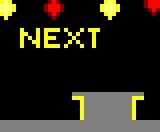

This game map was drawn from its Tiled (.tmx) file and the tilesets committed beside it. A one-line description and the full map source follow:
An orthogonal 40x33 tile map with 4x4 px tiles, 1 tile layer (Capa de Patrones 1).

<map version="1.0" orientation="orthogonal" renderorder="right-down" width="40" height="33" tilewidth="4" tileheight="4" nextobjectid="1">
 <tileset firstgid="1" name="CPCpaleta" tilewidth="4" tileheight="4" tilecount="27" columns="9">
  <image source="CPCpaleta.png" width="36" height="12" />
 </tileset>
 <layer name="Capa de Patrones 1" width="40" height="33">
  <data encoding="csv">
25,26,25,1,1,1,1,1,1,1,1,1,4,7,4,1,1,1,1,1,1,1,1,1,1,1,25,26,25,1,1,1,1,1,1,1,4,7,7,7,
26,26,26,25,1,1,1,1,1,1,1,4,7,7,7,4,1,1,1,1,1,1,1,1,1,25,26,26,26,25,1,1,1,1,1,1,4,7,7,7,
26,26,26,25,1,1,1,1,1,1,1,4,7,7,7,4,1,1,1,1,1,1,1,1,1,25,26,26,26,25,1,1,1,1,1,1,1,4,7,4,
25,26,25,1,1,1,1,1,1,1,1,1,4,7,4,1,1,1,1,1,1,1,1,1,1,1,25,26,25,1,1,1,1,1,1,1,1,1,4,1,
1,25,1,1,1,1,1,1,1,1,1,1,1,4,1,1,1,1,1,1,1,1,1,1,1,1,1,25,1,1,1,1,1,1,1,1,1,1,1,1,
1,1,1,1,1,1,1,1,1,1,1,1,1,1,1,1,1,1,1,1,1,1,1,1,1,1,1,1,1,1,1,1,1,1,1,1,1,1,1,1,
1,1,1,1,1,1,1,1,1,1,1,1,1,1,1,1,1,1,1,1,1,1,1,1,1,1,1,1,1,1,1,1,1,1,1,1,1,1,1,1,
1,1,1,1,1,25,1,1,1,25,1,25,25,25,25,1,25,1,1,1,25,1,25,25,25,1,1,1,1,1,1,1,1,1,1,1,1,1,1,1,
1,1,1,1,1,25,25,1,1,25,1,25,1,1,1,1,1,25,1,25,1,1,1,25,1,1,1,1,1,1,1,1,1,1,1,1,1,1,1,1,
1,1,1,1,1,25,1,25,1,25,1,25,25,25,1,1,1,1,25,1,1,1,1,25,1,1,1,1,1,1,1,1,1,1,1,1,1,1,1,1,
1,1,1,1,1,25,1,1,25,25,1,25,1,1,1,1,1,25,1,25,1,1,1,25,1,1,1,1,1,1,1,1,1,1,1,1,1,1,1,1,
1,1,1,1,1,25,1,1,1,25,1,25,25,25,25,1,25,1,1,1,25,1,1,25,1,1,1,1,1,1,1,1,1,1,1,1,1,1,1,1,
1,1,1,1,1,1,1,1,1,1,1,1,1,1,1,1,1,1,1,1,1,1,1,1,1,1,1,1,1,1,1,1,1,1,1,1,1,1,1,1,
1,1,1,1,1,1,1,1,1,1,1,1,1,1,1,1,1,1,1,1,1,1,1,1,1,1,1,1,1,1,1,1,1,1,1,1,1,1,1,1,
1,1,1,1,1,1,1,1,1,1,1,1,1,1,1,1,1,1,1,1,1,1,1,1,1,1,1,1,1,1,1,1,1,1,1,1,1,1,1,1,
1,1,1,1,1,1,1,1,1,1,1,1,1,1,1,1,1,1,1,1,1,1,1,1,1,1,1,1,1,1,1,1,1,1,1,1,1,1,1,1,
1,1,1,1,1,1,1,1,1,1,1,1,1,1,1,1,1,1,1,1,1,1,1,1,1,1,1,1,1,1,1,1,1,1,1,1,1,1,1,1,
1,1,1,1,1,1,1,1,1,1,1,1,1,1,1,1,1,1,1,1,1,1,1,1,1,1,1,1,1,1,1,1,1,1,1,1,1,1,1,1,
1,1,1,1,1,1,1,1,1,1,1,1,1,1,1,1,1,1,1,1,1,1,1,1,1,1,1,1,1,1,1,1,1,1,1,1,1,1,1,1,
1,1,1,1,1,1,1,1,1,1,1,1,1,1,1,1,1,1,1,1,1,1,1,1,1,1,1,1,1,1,1,1,1,1,1,1,1,1,1,1,
1,1,1,1,1,1,1,1,1,1,1,1,1,1,1,1,1,1,1,1,1,1,1,1,1,1,1,1,1,1,1,1,1,1,1,1,1,1,1,1,
1,1,1,1,1,1,1,1,1,1,1,1,1,1,1,1,1,1,1,1,1,1,1,1,1,1,1,1,1,1,1,1,1,1,1,1,1,1,1,1,
1,1,1,1,1,1,1,1,1,1,1,1,1,1,1,1,1,1,1,1,1,1,1,1,1,1,1,1,1,1,1,1,1,1,1,1,1,1,1,1,
1,1,1,1,1,1,1,1,1,1,1,1,1,1,1,1,1,1,14,14,14,14,14,14,14,14,14,14,14,14,14,14,14,14,14,14,1,1,1,1,
1,1,1,1,1,1,1,1,1,1,1,1,1,1,1,1,1,1,25,25,25,14,14,14,14,14,14,14,14,14,14,14,14,25,25,25,1,1,1,1,
1,1,1,1,1,1,1,1,1,1,1,1,1,1,1,1,1,1,1,1,25,14,14,14,14,14,14,14,14,14,14,14,14,25,1,1,1,1,1,1,
1,1,1,1,1,1,1,1,1,1,1,1,1,1,1,1,1,1,1,1,25,14,14,14,14,14,14,14,14,14,14,14,14,25,1,1,1,1,1,1,
1,1,1,1,1,1,1,1,1,1,1,1,1,1,1,1,1,1,1,1,25,14,14,14,14,14,14,14,14,14,14,14,14,25,1,1,1,1,1,1,
1,1,1,1,1,1,1,1,1,1,1,1,1,1,1,1,1,1,1,1,25,14,14,14,14,14,14,14,14,14,14,14,14,25,1,1,1,1,1,1,
1,1,1,1,1,1,1,1,1,1,1,1,1,1,1,1,1,1,1,1,25,14,14,14,14,14,14,14,14,14,14,14,14,25,1,1,1,1,1,1,
14,14,14,14,14,14,14,14,14,14,14,14,14,14,14,14,14,14,14,14,14,14,14,14,14,14,14,14,14,14,14,14,14,14,14,14,14,14,14,14,
14,14,14,14,14,14,14,14,14,14,14,14,14,14,14,14,14,14,14,14,14,14,14,14,14,14,14,14,14,14,14,14,14,14,14,14,14,14,14,14,
14,14,14,14,14,14,14,14,14,14,14,14,14,14,14,14,14,14,14,14,14,14,14,14,14,14,14,14,14,14,14,14,14,14,14,14,14,14,14,14
</data>
 </layer>
</map>
